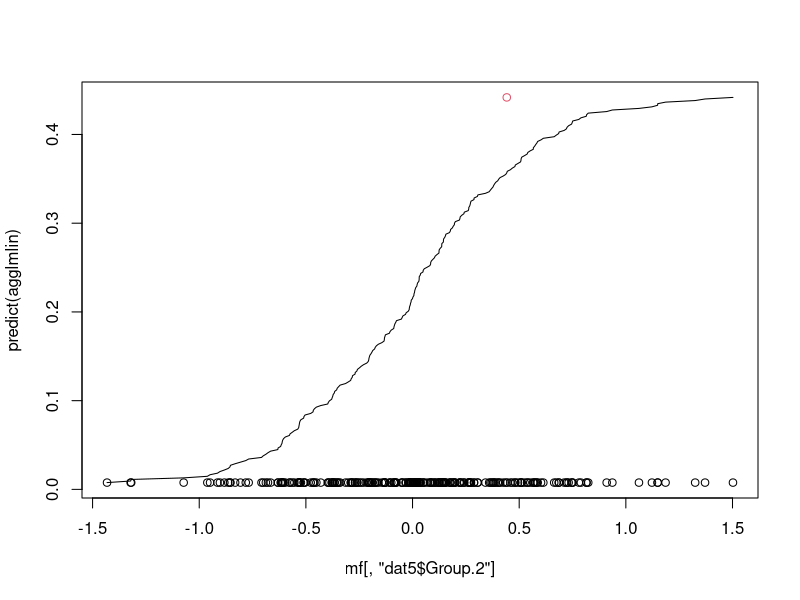
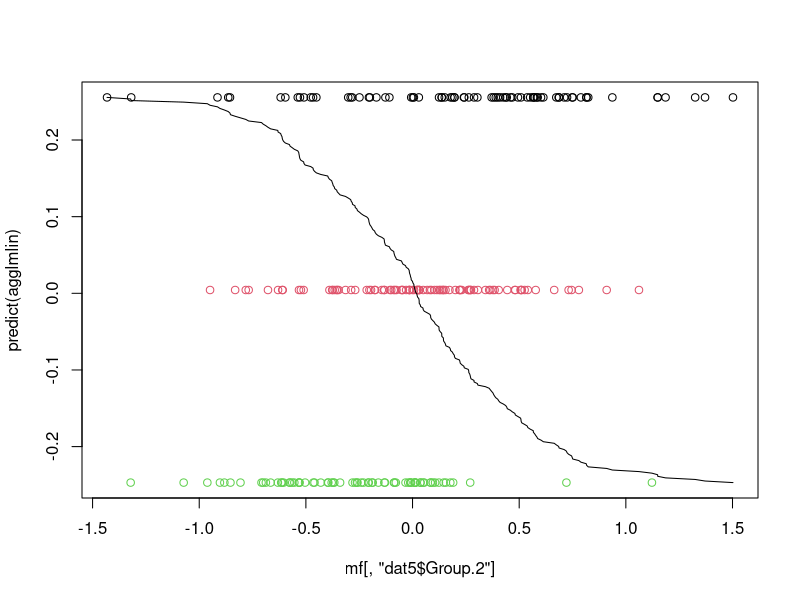
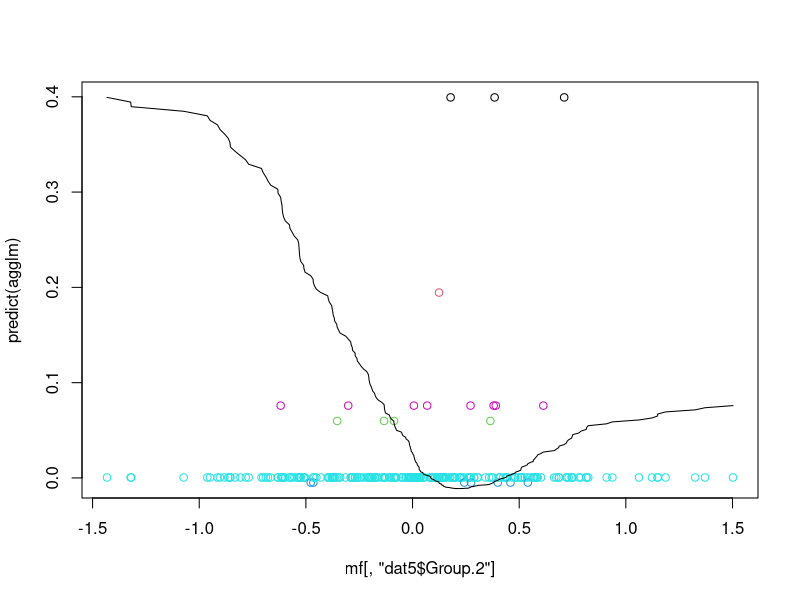
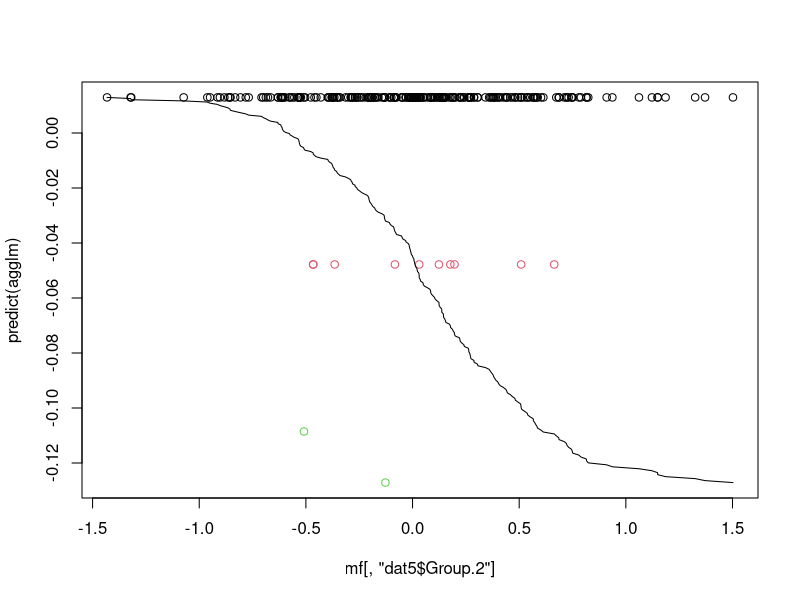
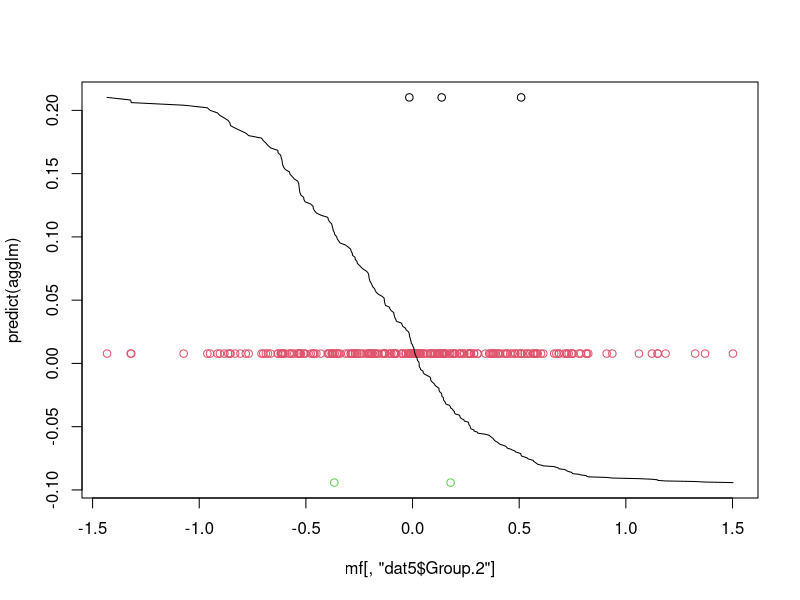
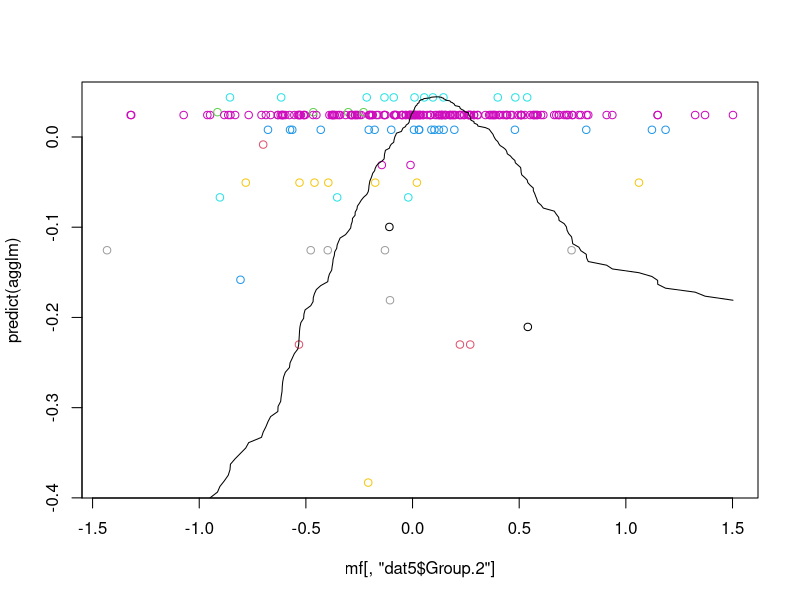
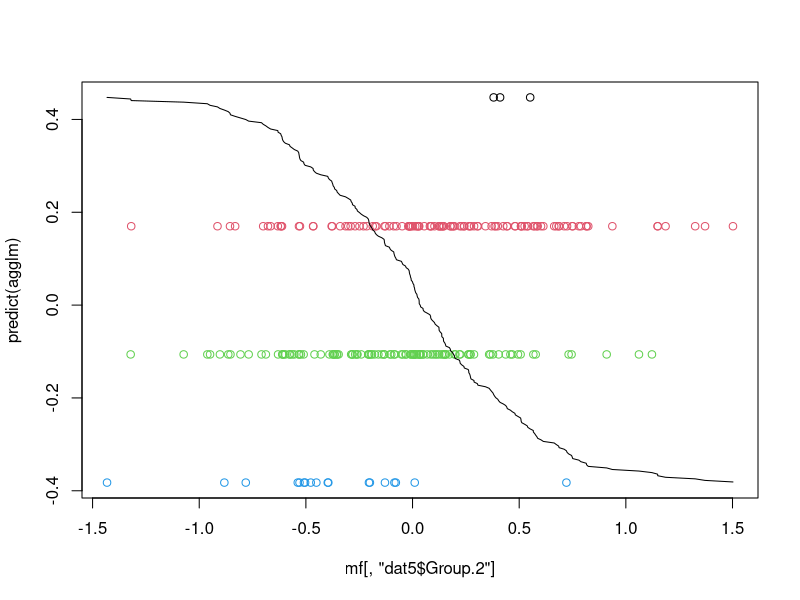
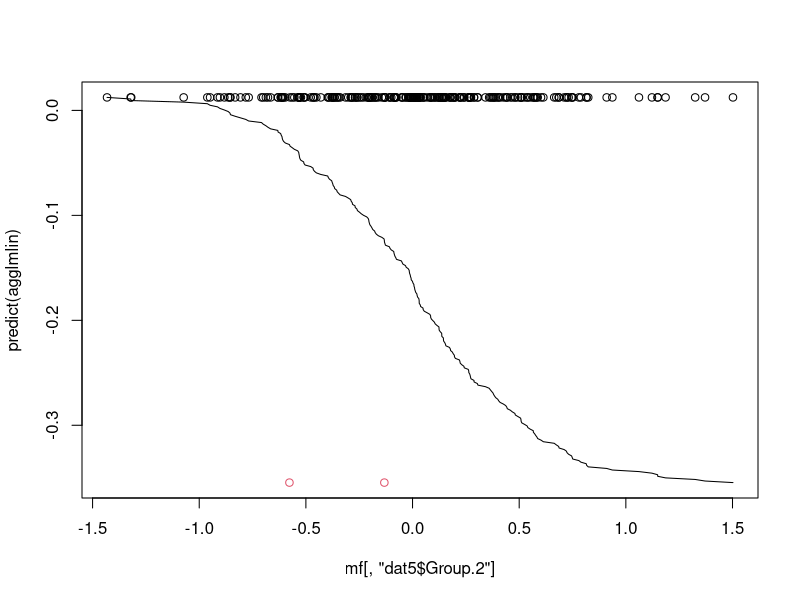

Source code (R) for these figures, in order: (Note: this script raises an error after producing the figures.)
## ---- chunk 1
library(tidyr)
dat1 <- read.csv(file="ENSG115944.csv" )

dat2locs <- read.csv(file="ENS115944STRup2.csv",header=FALSE )
dat2 <- read.csv(file="ENS115944STRdatonly.csv",header=FALSE )
locs <- dat2locs[2,2:ncol(dat2locs)]


modelcoefs <- NULL

for (i in 1:(ncol(locs)-1)) {
dat3 <- merge(dat1,dat2[,c(1,i+1)],by.="Gene",by.y="V1")

dat4 <- droplevels(dat3)
### V42 is the start postion we want. start = 42625365
dat4$STR <- dat4[,3]
dat4$STRquad <- dat4$STR**2
#seplm <- lm(dat4$Response ~ dat4$STR + dat4$STRquad)
#summary(seplm)
#summary(lm(dat4$Response ~ dat4$STR))

dat5 <- aggregate(dat4[,c("STR","STRquad")],by=list(dat4$Gene,dat4$Response),FUN=sum,na.rm=TRUE)

agglm <- lm(dat5$Group.2~ dat5$STR+dat5$STRquad)


agglmlin <- lm(dat5$Group.2~ dat5$STR)

currmod <- cbind(locs[i],agglm$coefficients[1],
                         agglm$coefficients[2],
                         agglm$coefficients[3],
                         BIC(agglm),
                         agglmlin$coefficients[1],
                         agglmlin$coefficients[2],
                         BIC(agglmlin))

if (!is.na(currmod[,4])) {

  pdf(file=paste0("mod",as.character(locs[,i]),".pdf"))
mf <- model.frame(agglm)
#plot(mf[,"dat5$Group.2"],predict(agglm))
xvals <- seq(min(mf$`dat5$STR`),max(mf$`dat5$STR`),length.out=246)

fitvals <- currmod[,2] + currmod[,3]*xvals + currmod[,4]*xvals**2
plot(mf[,"dat5$Group.2"],predict(agglm),col=as.factor(mf[,"dat5$STR"]))
lines(mf[,"dat5$Group.2"],fitvals)
dev.off()
}


if (is.na(currmod[,4]) & !is.na(currmod[,3])) {

  pdf(file=paste0("modlin",as.character(locs[,i]),".pdf"))
mf <- model.frame(agglmlin)
#plot(mf[,"dat5$Group.2"],predict(agglm))
xvals <- seq(min(mf$`dat5$STR`),max(mf$`dat5$STR`),length.out=246)

fitvals <- currmod[,6] + currmod[,7]*xvals
plot(mf[,"dat5$Group.2"],predict(agglmlin),col=as.factor(mf[,"dat5$STR"]))
lines(mf[,"dat5$Group.2"],fitvals)
dev.off()
}


names(currmod) <- c("location","Intercept","BetaSTR","BetaSTRquad","BICfull","Interceptlin","BetaSTRlin","BIClin")

modelcoefs <- rbind(modelcoefs,currmod)
                                  
}

